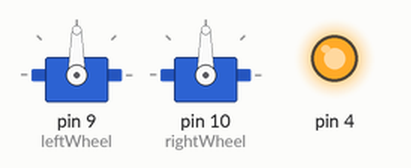
This sketch was run on a simulated Arduino Uno, built with avr-gcc and run on an emulated ATmega328P. Shown: 2 × servo, output pins drawn as LEDs (lit = HIGH).

Above: at 0.05 s.
At 2.55 s:
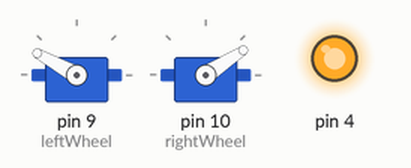
At 5.05 s:
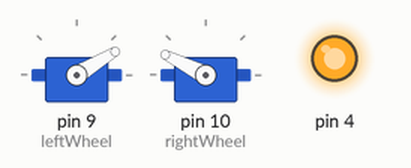
At 9.0 s:
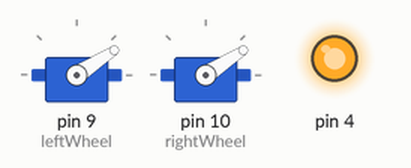
Timing chart, 0 to 12.7 s (numbered marks = the images above):
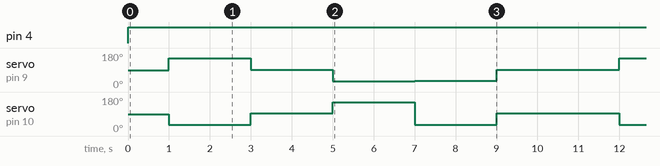

The sketch:

Servo_System.ino
```cpp
#include <Servo.h>  //Incorporate servo library

Servo leftWheel;    //Create servo object for the left wheel.
Servo rightWheel;    //Create servo object for the right wheel.


void setup() {
  leftWheel.attach(9);  // attaches left wheel servo to pin 9
  rightWheel.attach(10);  // attaches right wheel servo to pin 10
  pinMode(4,OUTPUT);
}


void loop() {

    digitalWrite(4,HIGH);
    leftWheel.attach(9);  // attaches left wheel servo to pin 9
    rightWheel.attach(10);  // attaches right wheel servo to pin 10

    delay(1000);
    leftWheel.write(151);
    rightWheel.write(33.5);
    delay(2000);
    leftWheel.write(91);
    rightWheel.write(93.5);
    delay(2000);
    leftWheel.write(31);
    rightWheel.write(153.5);
    delay(2000);
    leftWheel.write(33);
    rightWheel.write(33);
    delay(2000);
    leftWheel.write(91);
    rightWheel.write(93.5);
    delay(2000);

    digitalWrite(4,LOW);

}
```

Measured:
- by itself, pin 4: LOW → HIGH at 0.00 s
- by itself, servo on pin 9 (leftWheel): repeats every 11.0 s: 91° 2.0 s, 31° 2.0 s, 33° 2.0 s, 91° 3.0 s, 151° 2.0 s
- by itself, servo on pin 10 (rightWheel): repeats every 11.0 s: 93° 2.0 s, 153° 2.0 s, 33° 2.0 s, 93° 3.0 s, 33° 2.0 s
